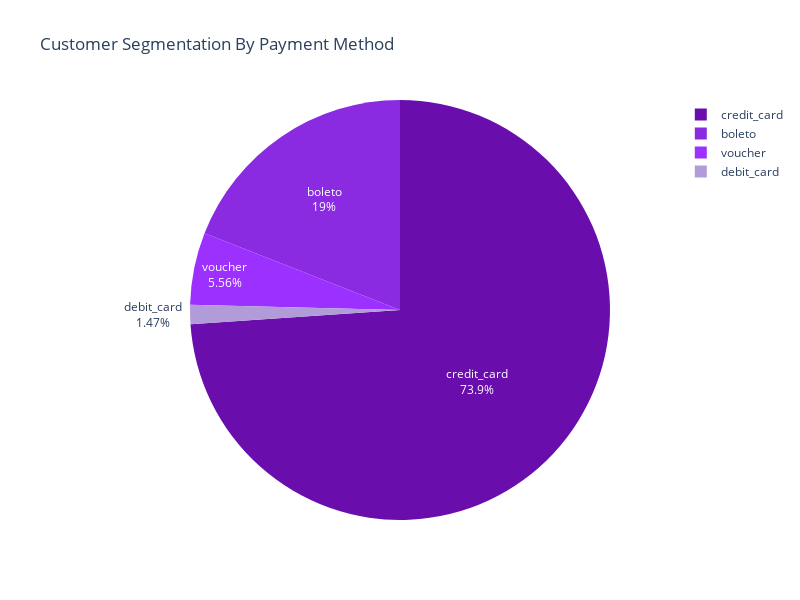

The notebook cell saved with this chart:
### Code cell
purple_colors = ["#6a0dad", "#8a2be2", "#9b30ff", "#b19cd9", "#9370db"]  # adjust as needed

fig = px.pie(
    payment_method_segm,
    values="Total_customers",
    names="payment_type",
    title="Customer Segmentation By Payment Method",
    color_discrete_sequence=purple_colors
)

fig.update_traces(textinfo="percent+label")  

fig.update_layout(
    width=800,
    height=600   
)

fig.show()

### Figure 1 — Plotly figure (JSON) as saved in the notebook; plotly's stock layout.template omitted (floating-point values rounded to 4 significant figures)
{"data": [{"domain": {"x": [0, 1], "y": [0, 1]}, "hovertemplate": "payment_type=%{label}<br>Total_customers=%{value}<extra></extra>", "labels": ["credit_card", "boleto", "voucher", "debit_card"], "legendgroup": "", "name": "", "showlegend": true, "textinfo": "percent+label", "type": "pie", "values": [76795, 19784, 5775, 1529]}], "layout": {"height": 600, "legend": {"tracegroupgap": 0}, "piecolorway": ["#6a0dad", "#8a2be2", "#9b30ff", "#b19cd9", "#9370db"], "title": {"text": "Customer Segmentation By Payment Method"}, "width": 800}}
